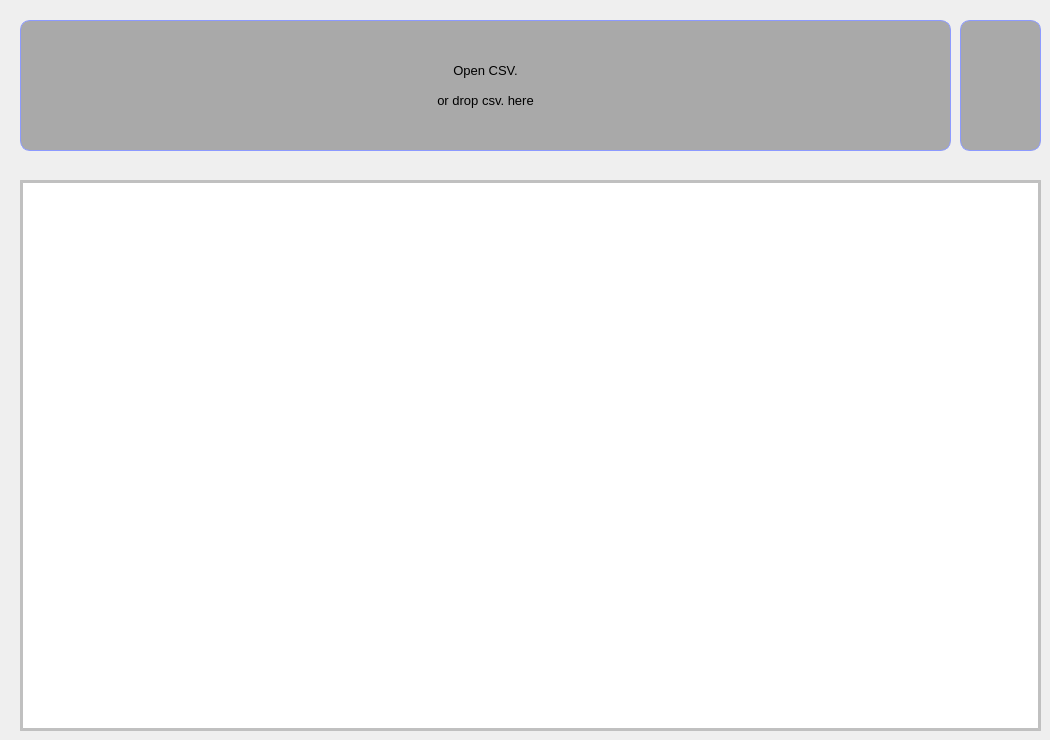
         <widget class="QWidget" name="dataset_page">
          <widget class="QPushButton" name="opencsv_button">
           <property name="geometry">
            <rect>
             <x>20</x>
             <y>20</y>
             <width>931</width>
             <height>131</height>
            </rect>
           </property>
           <property name="font">
            <font>
             <pointsize>10</pointsize>
             <weight>50</weight>
             <bold>false</bold>
            </font>
           </property>
           <property name="acceptDrops">
            <bool>true</bool>
           </property>
           <property name="styleSheet">
            <string notr="true">QPushButton {
    color: black; /* Warna teks */
    text-align: center;
    height: 25px;
    border: 1px solid #8C9AFF; /* Border dengan warna tertentu */
    border-radius: 10px; /* Sudut yang melengkung */
    background-color: darkgray; /* Warna latar belakang abu-abu */
    padding: 5px; /* Padding default */
}

QPushButton:hover {
   background-color: #8C9AFF; /* Warna latar belakang saat hover */
	
    font-weight: bold; /* Menjadikan teks tebal saat hover */
}</string>
           </property>
           <property name="text">
            <string>Open CSV.

or drop csv. here</string>
           </property>
           <property name="icon">
            <iconset resource="resources.qrc">
             <normaloff>:/asset/images/file_csv_format_type_icon.png</normaloff>:/asset/images/file_csv_format_type_icon.png</iconset>
           </property>
           <property name="iconSize">
            <size>
             <width>50</width>
             <height>50</height>
            </size>
           </property>
           <property name="checkable">
            <bool>true</bool>
           </property>
           <property name="autoExclusive">
            <bool>true</bool>
           </property>
          </widget>
          <widget class="QTableWidget" name="datasetview_table">
           <property name="geometry">
            <rect>
             <x>20</x>
             <y>180</y>
             <width>1021</width>
             <height>551</height>
            </rect>
           </property>
           <property name="acceptDrops">
            <bool>true</bool>
           </property>
           <property name="styleSheet">
            <string notr="true">QTableWidget {
    padding: 5px;
    gridline-color: black; /* Mengatur warna garis grid antar sel */
    border: 1px solid black; /* Menambahkan border pada seluruh tabel */
    color: black; /* Mengatur warna teks di dalam tabel */
    background-color: white;
    border-bottom: 3px solid rgba(0, 0, 0, 0.25); /* Efek bayangan di bawah */
    border-right: 3px solid rgba(0, 0, 0, 0.25); /* Efek bayangan di sisi kanan */
	border-top: 3px solid rgba(0, 0, 0, 0.25); 
    border-left: 3px solid rgba(0, 0, 0, 0.25); 
}

QHeaderView::section {
    background-color: lightgray; /* Warna latar belakang header kolom */
    border: 1px solid black; /* Border di sekitar header */
    color: black; /* Warna teks di header kolom */
}

QHeaderView::section:first-of-type {
    background-color: lightgray; /* Warna latar belakang header kolom pertama */
    color: black; /* Warna teks di header kolom pertama */
}
</string>
           </property>
           <property name="dragEnabled">
            <bool>true</bool>
           </property>
          </widget>
          <widget class="QPushButton" name="do_preprocessing_button">
           <property name="geometry">
            <rect>
             <x>960</x>
             <y>20</y>
             <width>81</width>
             <height>131</height>
            </rect>
           </property>
           <property name="font">
            <font>
             <pointsize>10</pointsize>
             <weight>50</weight>
             <bold>false</bold>
            </font>
           </property>
           <property name="cursor">
            <cursorShape>ArrowCursor</cursorShape>
           </property>
           <property name="acceptDrops">
            <bool>true</bool>
           </property>
           <property name="toolTip">
            <string>Do Preprocessing</string>
           </property>
           <property name="layoutDirection">
            <enum>Qt::LeftToRight</enum>
           </property>
           <property name="autoFillBackground">
            <bool>false</bool>
           </property>
           <property name="styleSheet">
            <string notr="true">QPushButton {
    color: black; /* Warna teks */
    text-align: center;
    height: 25px;
    border: 1px solid #8C9AFF; /* Border dengan warna tertentu */
    border-radius: 10px; /* Sudut yang melengkung */
    background-color: darkgray; /* Warna latar belakang abu-abu */
    padding: 5px; /* Padding default */
}

QPushButton:hover {
     background-color: #8C9AFF; /* Warna latar belakang saat hover */
}</string>
           </property>
           <property name="text">
            <string notr="true"/>
           </property>
           <property name="icon">
            <iconset resource="resources.qrc">
             <normaloff>:/asset/images/process.png</normaloff>:/asset/images/process.png</iconset>
           </property>
           <property name="iconSize">
            <size>
             <width>35</width>
             <height>35</height>
            </size>
           </property>
           <property name="checkable">
            <bool>true</bool>
           </property>
           <property name="autoExclusive">
            <bool>true</bool>
           </property>
          </widget>
         </widget>
